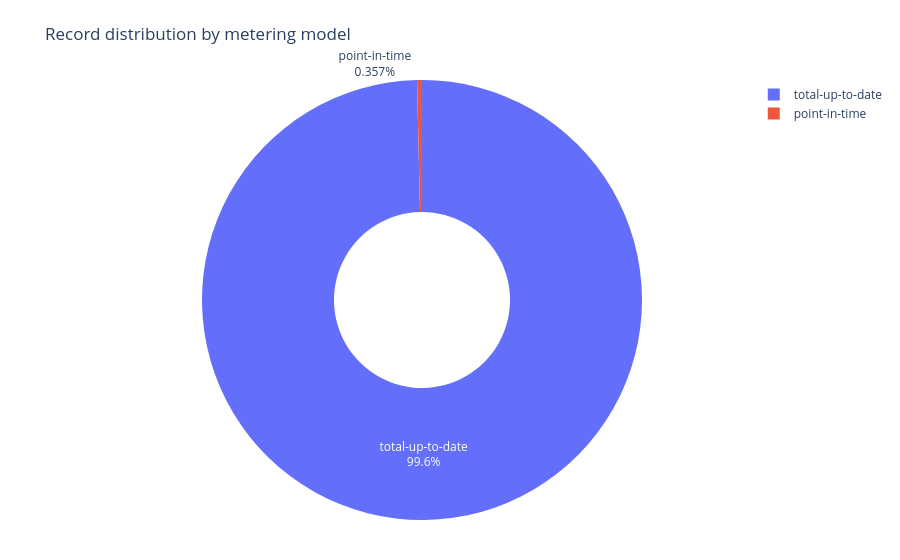

The code cell stored with this chart in its notebook:
### Markdown cell above
### Chart Guide

**Purpose:** Confirms what mix of metering semantics the dataset contains — important for
choosing the right aggregation transforms in downstream notebooks.

**Chart Attributes**

| | |
|---|---|
| **Chart type** | Donut chart |
| **Segments** | One per distinct `meteringModel` value |
| **Size** | Proportional to number of raw records with that model |

**Insights:** A single dominant segment is normal — most services use one model.
Multiple segments mean different metrics follow different metering semantics.

### Code cell
if fig_56 is not None:
    fig_56.show()

### Figure 1 — Plotly figure (JSON) as saved in the notebook; plotly's stock layout.template omitted (floating-point values rounded to 4 significant figures)
{"data": [{"domain": {"x": [0, 1], "y": [0, 1]}, "hole": 0.4, "hovertemplate": "%{label}: %{value} records", "labels": ["total-up-to-date", "point-in-time"], "legendgroup": "", "name": "", "showlegend": true, "textinfo": "label+percent", "type": "pie", "values": [36264, 130]}], "layout": {"legend": {"tracegroupgap": 0}, "margin": {"b": 40, "l": 40, "r": 40, "t": 80}, "title": {"text": "Record distribution by metering model"}}}
